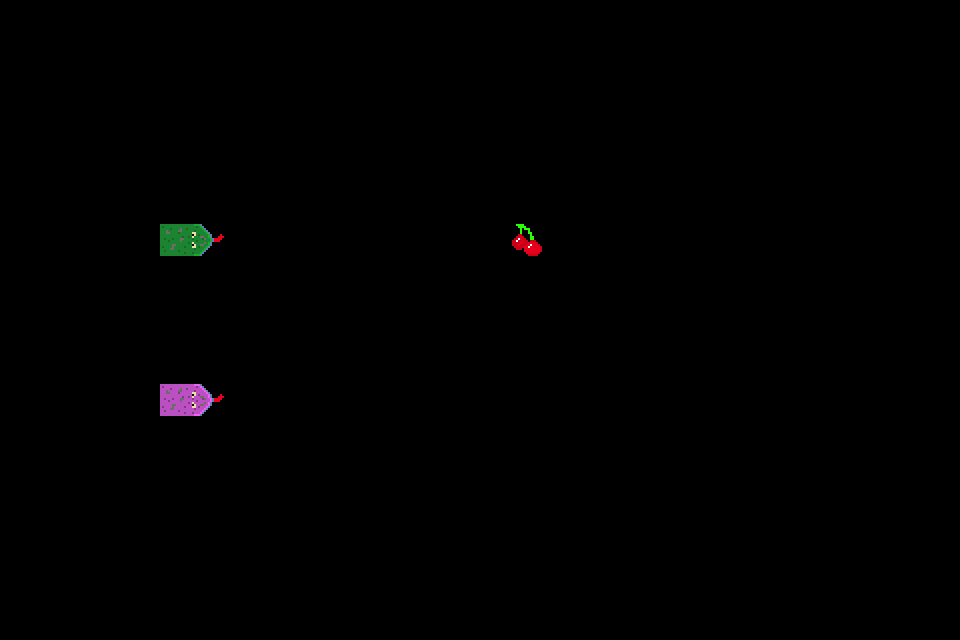

Rendered tile map (Tiled .tmx) drawn with the repository's tilesets; below, a short description and the map source with its tile grids summarised:
An orthogonal 30x20 tile map with 32x32 px tiles, 6 tile layers (Walls, Snake, Bodies, Food, ...).

<map version="1.10" tiledversion="1.12.1" orientation="orthogonal" renderorder="right-down" width="30" height="20" tilewidth="32" tileheight="32" infinite="0" nextlayerid="7" nextobjectid="1">
 <tileset firstgid="1" name="snakeTileSet" tilewidth="32" tileheight="32" tilecount="16" columns="4">
  <image source="../assets/textures/snake_fouchy32.png" width="128" height="128" />
 </tileset>
 <layer id="1" name="Walls" width="30" height="20">
  <data>[600 cells, 0 non-empty, 0 distinct tile ids]</data>
 </layer>
 <layer id="2" name="Snake" width="30" height="20">
  <data>[600 cells, 1 non-empty, 1 distinct tile ids]</data>
 </layer>
 <layer id="3" name="Bodies" width="30" height="20">
  <data>[600 cells, 1 non-empty, 1 distinct tile ids]</data>
 </layer>
 <layer id="4" name="Food" width="30" height="20">
  <data>[600 cells, 1 non-empty, 1 distinct tile ids]</data>
 </layer>
 <layer id="5" name="Snake2" width="30" height="20">
  <data>[600 cells, 1 non-empty, 1 distinct tile ids]</data>
 </layer>
 <layer id="6" name="Bodies2" width="30" height="20">
  <data>[600 cells, 1 non-empty, 1 distinct tile ids]</data>
 </layer>
</map>
